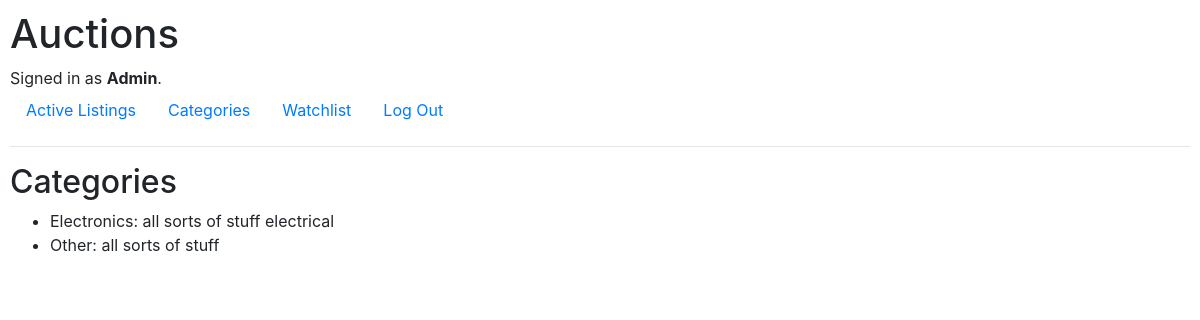
Page /categories (signed in) on the committed database.
### auctions/models.py (models this page shows, shortened)
class User(AbstractUser):
    pass

class Category(models.Model):
    name = models.CharField(max_length=32)
    description = models.CharField(max_length=128)

### auctions/views.py (the view)
# urls.py: path("categories", views.categories, name="categories"),
def categories(request):
    return render(request, "auctions/categories.html", {"categories": Category.objects.all()})

### auctions/templates/auctions/categories.html
{% extends "auctions/layout.html" %}
{% block body %}
    <h2>Categories</h2>
    <ul>
    {% for category in categories %}
        <li> {{ category.name }}: {{ category.description }}
    {% endfor %}
    </ul>
{% endblock %}

### auctions/templates/auctions/layout.html (shortened to what this page needs)
{% load static %}
<!DOCTYPE html>
<html lang="en">
    <head>
        <link rel="stylesheet" href="https://stackpath.bootstrapcdn.com/bootstrap/4.4.1/css/bootstrap.min.css">
        <link href="{% static 'auctions/styles.css' %}" rel="stylesheet">
    </head>
    <body>
        <h1>Auctions</h1>
        <div>
            {% if user.is_authenticated %}
                Signed in as <strong>{{ user.username }}</strong>.
            {% else %}
                Not signed in.
            {% endif %}
        </div>
        <ul class="nav">
            <li class="nav-item">
                <a class="nav-link" href="{% url 'index' %}">Active Listings</a>
            </li>
            <li class="nav-item">
                <a class="nav-link" href="{% url 'categories' %}">Categories</a>
            </li>
            {% if user.is_authenticated %}
                <li class="nav-item">
                    <a class="nav-link" href="{% url 'watchlist' %}">Watchlist</a>
                </li>
                <li class="nav-item">
                    <a class="nav-link" href="{% url 'logout' %}">Log Out</a>
                </li>
            {% endif %}
        </ul>
        <hr>
        {% block body %}
        {% endblock %}
    </body>
</html>

### auctions/static/auctions/styles.css (style rules this page uses)
body { padding: 10px; }

### rows in the picture
User: username "Admin"
Category: name "Electronics", description "all sorts of stuff electrical"
Category: name "Other", description "all sorts of stuff"
